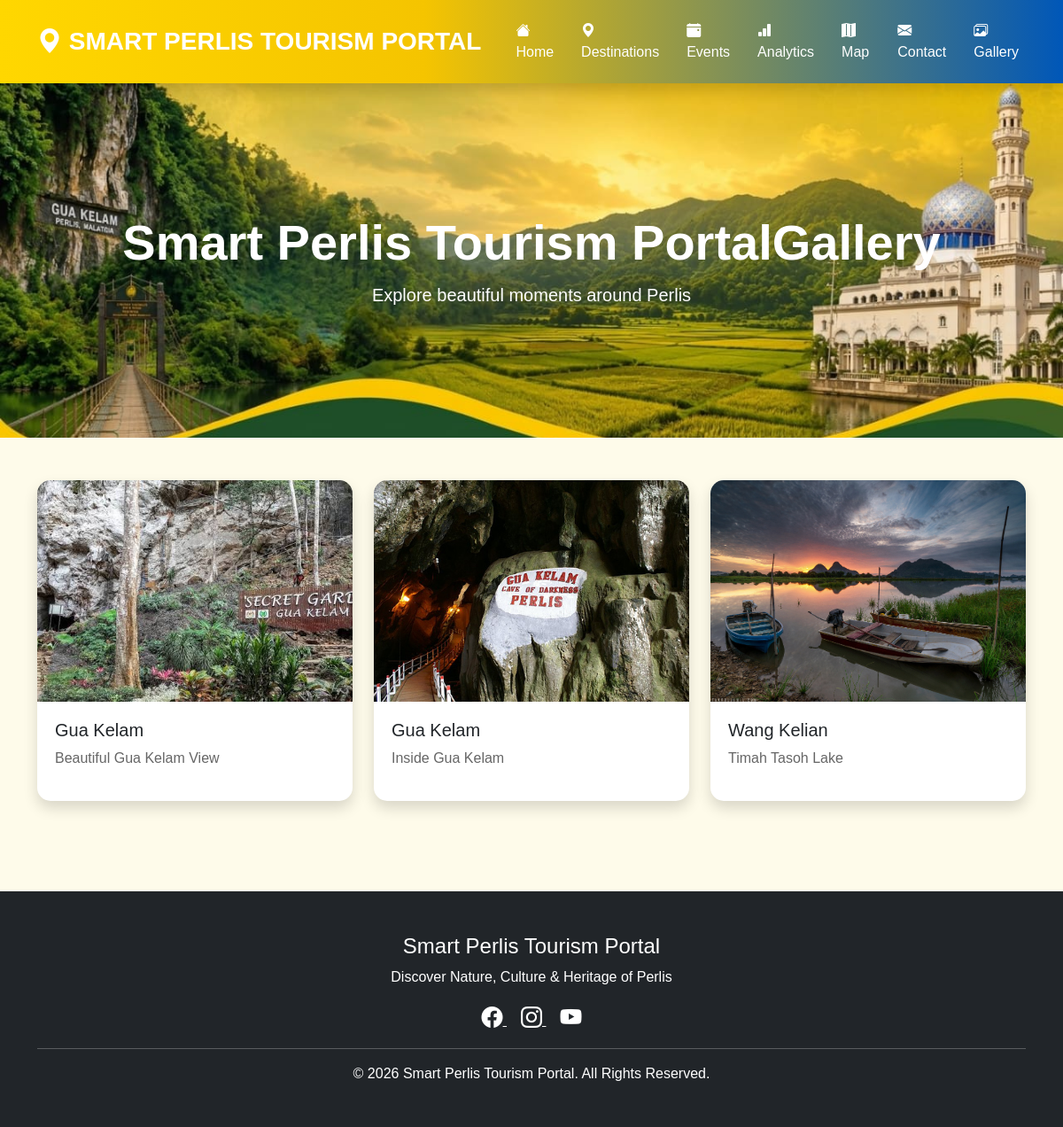
/gallery.php, run on the app's committed database.
### tables this page shows
CREATE TABLE `gallery` (
  `gallery_id` int(11) NOT NULL,
  `title` varchar(100) DEFAULT NULL,
  `image` varchar(255) DEFAULT NULL,
  `caption` varchar(255) DEFAULT NULL,
  `destination_id` int(11) DEFAULT NULL
);

CREATE TABLE `destinations` (
  `destination_id` int(11) NOT NULL,
  `destination_name` varchar(100) NOT NULL,
  `category` varchar(50) DEFAULT NULL,
  `location` varchar(100) DEFAULT NULL,
  `description` text DEFAULT NULL,
  `image` varchar(255) DEFAULT NULL,
  `created_at` timestamp NOT NULL DEFAULT current_timestamp()
);

### gallery.php (the view, shortened to what this page needs)
<?php
include("config.php");
?>
<!DOCTYPE html>
<html lang="en">
<head>
<link href="https://cdn.jsdelivr.net/npm/bootstrap@5.3.3/dist/css/bootstrap.min.css" rel="stylesheet">
<link href="https://cdn.jsdelivr.net/npm/bootstrap-icons@1.11.3/font/bootstrap-icons.css" rel="stylesheet">
<link rel="stylesheet" href="assets/css/style.css">
</head>
<body>
<?php include("navbar.php"); ?>
<section
    class="text-white text-center p-5"
    style="
        background-image: url('assets/images/header.jpg');
        background-size: cover;
        background-position: center;
        background-repeat: no-repeat;
        min-height: 400px;
        padding: 80px 20px;
        display: flex;
        flex-direction: column;
        justify-content: center;
        align-items: center;
    "
>
<h1
    style="
        font-size: 3.5rem;
        font-weight: 700;
        margin-bottom: 10px;
    "
>
Smart Perlis Tourism PortalGallery
</h1>
<p
    style="
        margin: 0;
        font-size: 1.25rem;
    "
>
Explore beautiful moments around Perlis
</p>
</section>
<div class="container mt-5 mb-5">
<div class="row">
<?php
$sql = "
SELECT gallery.*, destinations.destination_name
FROM gallery
JOIN destinations
ON gallery.destination_id = destinations.destination_id
";
$result=mysqli_query($conn,$sql);
while($row=mysqli_fetch_assoc($result)){
?>
<div class="col-md-4 mb-4">
<div class="card shadow">
<img src="assets/images/<?php echo $row['image']; ?>"
class="card-img-top"
height="250">
<div class="card-body">
<h5>
<?php echo $row['destination_name']; ?>
</h5>
<p>
<?php echo $row['caption']; ?>
</p>
</div>
</div>
</div>
<?php
}
?>
</div>
</div>
<?php include("footer.php"); ?>
</body>
</html>

### assets/css/style.css (style rules this page uses)
* { margin:0; padding:0; box-sizing:border-box; font-family:Arial, Helvetica, sans-serif; }
body { background:#f5f7fa; }
.card { border:none; border-radius:15px; overflow:hidden; transition:.4s; margin-bottom:30px; }
.card img { height:250px; object-fit:cover; }
.card-body { padding:20px; }
.card p { color:#666; }

### gallery.php (style rules this page uses)
body { background: #fefbea; }

### data on the page
gallery: image (picture), destination.destination_name "Gua Kelam", caption "Beautiful Gua Kelam View"
gallery: image (picture), destination.destination_name "Gua Kelam", caption "Inside Gua Kelam"
gallery: image (picture), destination.destination_name "Wang Kelian", caption "Timah Tasoh Lake"
